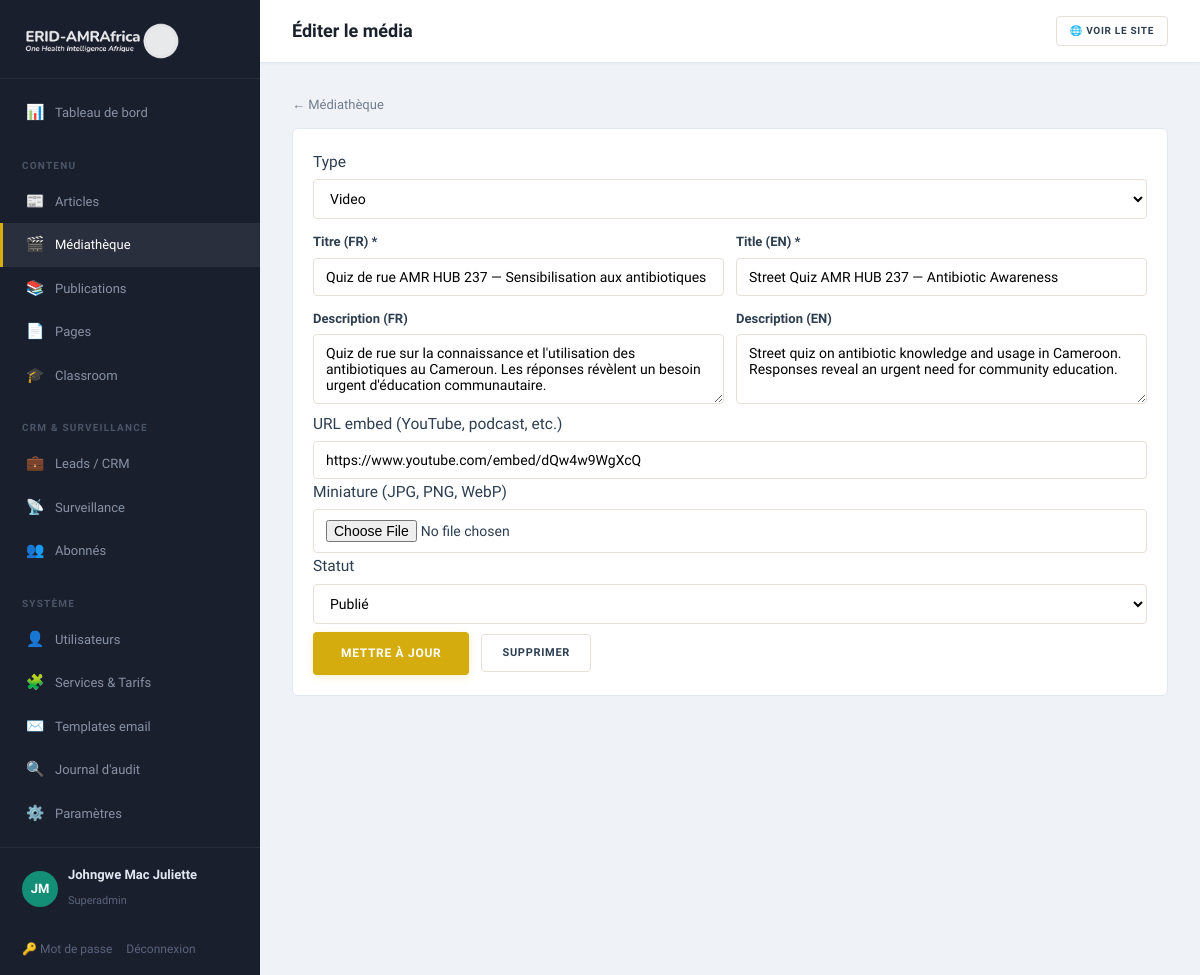
Screenshot of /admin/media/1/edit (signed in) with the database file from the repository.
### tables this page shows
CREATE TABLE media_items (
    id              INT UNSIGNED AUTO_INCREMENT PRIMARY KEY,
    type            ENUM('video','comic','podcast','image') NOT NULL,
    sub_type        VARCHAR(40)     NULL,
    title_fr        VARCHAR(255)    NOT NULL,
    title_en        VARCHAR(255)    NOT NULL,
    description_fr  TEXT            NULL,
    description_en  TEXT            NULL,
    embed_url       VARCHAR(500)    NULL,             
    thumbnail       VARCHAR(255)    NULL,
    status          ENUM('draft','published') NOT NULL DEFAULT 'published',
    created_at      DATETIME        NOT NULL DEFAULT CURRENT_TIMESTAMP
);

### app/Core/View.php (called while the page is built, shortened)
<?php
final class View
{
    public static function render(string $template, array $data = [], string $layout = 'public'): void
    {
        $root = Config::get('root');
        extract($data, EXTR_SKIP);
        require $root . '/app/Views/' . $template . '.php';
    }
    public static function e(?string $s): string
    {
        return htmlspecialchars((string) $s, ENT_QUOTES, 'UTF-8');
    }
}

### app/Core/Controller.php (called while the page is built, shortened)
<?php
abstract class Controller
{
    protected function view(string $template, array $data = [], string $layout = 'public'): void
    {
        View::render($template, $data, $layout);
    }
}

### app/Controllers/Admin/MediaController.php (called while the page is built, shortened)
<?php
final class MediaController extends Controller
{
    public function edit(string $id): void
    {
        $item = Database::one('SELECT * FROM media_items WHERE id = ?', [(int) $id]);
        $this->view('admin/media_form', ['title' => 'Éditer le média', 'item' => $item], 'admin');
    }
}

### public/index.php (called while the page is built, shortened)
<?php
spl_autoload_register(function (string $class): void {
    $path = APP_ROOT . '/app/' . str_replace('\\', '/', substr($class, 4)) . '.php';
});
$router = new Router();
$router->dispatch($_SERVER['REQUEST_METHOD'], $_SERVER['REQUEST_URI']);

### app/Core/Config.php (called while the page is built, shortened)
<?php
final class Config
{
    private static array $data = [];
    public static function load(string $root): void
    {
        $env = [];
        self::$data = [
            'app' => [
                'name'   => $env['APP_NAME']   ?? 'ERID-AMRAfrica',
                'env'    => $env['APP_ENV']    ?? 'production',
                'url'    => $env['APP_URL']    ?? 'http://localhost:8080',
                'locale' => $env['APP_LOCALE'] ?? 'fr',
            ],
            'db' => [
                'host' => $env['DB_HOST'] ?? '127.0.0.1',
                'port' => $env['DB_PORT'] ?? '3306',
                'name' => $env['DB_NAME'] ?? 'erid_amrafrica',
                'user' => $env['DB_USER'] ?? 'root',
                'pass' => $env['DB_PASS'] ?? '',
            ],
            'mail' => [
                'from'      => $env['MAIL_FROM'] ?? 'consulting@erid-amrafrica.org',
                'from_name' => $env['MAIL_FROM_NAME'] ?? 'ERID-AMRAfrica',
            ],
            'root' => $root,
        ];
    }
    public static function get(string $key): mixed
    {
        return self::$data[$key] ?? null;
    }
}

### app/Core/Database.php (called while the page is built, shortened)
<?php
final class Database
{
    private static ?PDO $pdo = null;
    public static function pdo(): PDO
    {
        if (self::$pdo === null) {
            $cfg = Config::get('db');
            $dsn = sprintf(
                'mysql:host=%s;port=%s;dbname=%s;charset=utf8mb4',
                $cfg['host'], $cfg['port'], $cfg['name']
            );
            try {
                self::$pdo = new PDO($dsn, $cfg['user'], $cfg['pass'], [
                    PDO::ATTR_ERRMODE            => PDO::ERRMODE_EXCEPTION,
                    PDO::ATTR_DEFAULT_FETCH_MODE => PDO::FETCH_ASSOC,
                    PDO::ATTR_EMULATE_PREPARES   => false,
                    PDO::MYSQL_ATTR_INIT_COMMAND => "SET NAMES utf8mb4 COLLATE utf8mb4_unicode_ci",
                ]);
            } catch (PDOException $e) {
                http_response_code(500);
                exit('Database connection failed.');
            }
        }
        return self::$pdo;
    }
    public static function one(string $sql, array $params = []): ?array
    {
        $stmt = self::pdo()->prepare($sql);
        $stmt->execute($params);
        $row = $stmt->fetch();
        return $row ?: null;
    }
}

### app/Core/Csrf.php (called while the page is built, shortened)
<?php
final class Csrf
{
    public static function token(): string
    {
        return $_SESSION['csrf'];
    }
}

### app/Views/admin/media_form.php (the view, shortened to what this page needs)
<?php
$e = fn($s) => View::e($s);
$m = $item ?? null;
?>
<a class="back" href="/admin/media">← Médiathèque</a>
<div class="panel">
  <form method="post" action="<?= $m ? '/admin/media/'.(int)$m['id'] : '/admin/media' ?>" enctype="multipart/form-data">
    <label>Type
      <select name="type">
        <?php foreach (['video','comic','podcast','image'] as $t): ?>
          <option value="<?= $t ?>" <?= ($m && $m['type'] === $t) ? 'selected' : '' ?>><?= ucfirst($t) ?></option>
        <?php endforeach; ?>
      </select>
    </label>
    <div class="form-grid">
      <label>Titre (FR) *<input type="text" name="title_fr" required value="<?= $e($m['title_fr'] ?? '') ?>"></label>
      <label>Title (EN) *<input type="text" name="title_en" required value="<?= $e($m['title_en'] ?? '') ?>"></label>
    </div>
    <div class="form-grid">
      <label>Description (FR)<textarea name="description_fr" rows="3"><?= $e($m['description_fr'] ?? '') ?></textarea></label>
      <label>Description (EN)<textarea name="description_en" rows="3"><?= $e($m['description_en'] ?? '') ?></textarea></label>
    </div>
    <label>URL embed (YouTube, podcast, etc.)
      <input type="url" name="embed_url" value="<?= $e($m['embed_url'] ?? '') ?>" placeholder="https://www.youtube.com/embed/...">
    </label>
    <label>Miniature (JPG, PNG, WebP)
      <input type="file" name="thumbnail" accept="image/jpeg,image/png,image/webp">
    </label>
    <label>Statut
      <select name="status">
        <option value="published" <?= ($m && $m['status'] === 'published') ? 'selected' : '' ?>>Publié</option>
      </select>
    </label>
    <div style="display:flex;gap:12px;align-items:center;margin-top:8px">
      <button class="btn btn-gold lg" type="submit"><?= $m ? 'Mettre à jour' : 'Enregistrer' ?></button>
      <?php if ($m): ?>
        <a href="/admin/media/<?= (int)$m['id'] ?>/delete" class="btn btn-ghost"
           onclick="event.preventDefault();if(confirm('Supprimer ce m\u00e9dia ?')){const f=document.createElement('form');f.method='POST';f.action=this.href;const t=document.createElement('input');t.type='hidden';t.name='_csrf';t.value='<?= $e(\App\Core\Csrf::token()) ?>';f.appendChild(t);document.body.appendChild(f);f.submit();}">Supprimer</a>
      <?php endif; ?>
    </div>
  </form>
</div>

### app/Core/Router.php (shortened to what this page needs)
<?php
final class Router
{
    private array $routes = ['GET' => [], 'POST' => []];
    public function get(string $path, callable|array $handler): void
    {
        $this->routes['GET'][$this->normalize($path)] = $handler;
    }
    public function post(string $path, callable|array $handler): void
    {
        $this->routes['POST'][$this->normalize($path)] = $handler;
    }
    private function normalize(string $path): string
    {
        return '/' . trim($path, '/');
    }
    public function dispatch(string $method, string $uri): void
    {
        $path = $this->normalize(parse_url($uri, PHP_URL_PATH) ?: '/');
        foreach ($this->routes[$method] ?? [] as $route => $handler) {
            $pattern = '#^' . preg_replace('#\{[a-zA-Z_]+\}#', '([^/]+)', $route) . '$#';
            if (preg_match($pattern, $path, $m)) {
                array_shift($m);
                $this->invoke($handler, $m);
                return;
            }
        }
    }
    private function invoke(callable|array $handler, array $args): void
    {
        if (is_array($handler)) {
            [$class, $method] = $handler;
            (new $class())->{$method}(...$args);
            return;
        }
    }
}

### public/assets/css/app.css (style rules this page uses)
:root { --navy:#1B4F72;--navy-d:#154360;--navy-l:#2E86C1; --teal:#148F77;--teal-d:#0E6655;--teal-l:#1ABC9C; --gold:#D4AC0D;--gold-d:#B7950B;--gold-l:#F4D03F; --green:#27AE60;--green-d:#1E8449;--green-l:#58D68D; --burgundy:#78281F;--burgundy-d:#5B1F18; --red:#CB4335;--warm:#F8F4EF; --accent:#148F77; --c-spillover:#1B4F72;--c-amr:#148F77;--c-policy:#D4AC0D;--c-tech:#27AE60; --ink:#2C3E50;--muted:#717D8A;--light:#A6ACAF; --bg:#FCFAF7;--bg-alt:#F4F0EB;--card:#fff;--line:#E5E0D8; --font-d:'Merriweather',Georgia,serif; --font-b:'Source Sans 3','Source Sans Pro',system-ui,sans-serif; --w:1140px; --radius:10px;--radius-sm:6px;--radius-xs:4px; --shadow:0 2px 12px rgba(44,62,80,.05); --shadow-lg:0 8px 28px rgba(44,62,80,.08); --shadow-hover:0 6px 24px rgba(44,62,80,.1); }
*,*::before,*::after { box-sizing:border-box }
html { overflow-x:hidden }
body { margin:0;font-family:var(--font-b);color:var(--ink);background:var(--bg);line-height:1.7;font-size:15.5px;-webkit-font-smoothing:antialiased;overflow-x:hidden }
a { color:var(--ink);text-decoration:none;transition:color .25s }
.btn { display:inline-flex;align-items:center;justify-content:center;gap:6px;padding:10px 20px;font-weight:700;border:none;cursor:pointer;font-size:11px;font-family:var(--font-b);text-transform:uppercase;letter-spacing:.7px;transition:all .25s;line-height:1.4;border-radius:var(--radius-xs);position:relative }
.btn.lg { padding:13px 28px;font-size:12px }
.btn-gold { background:var(--gold);color:#fff;box-shadow:0 2px 8px rgba(212,172,13,.2) }
.btn-ghost { background:#fff;border:1px solid var(--line);color:var(--ink) }
.intake-form label,.form-grid label { display:block;font-weight:600;color:var(--ink);margin:12px 0 0;font-size:13px }
.intake-form input,.intake-form textarea,.intake-form select,.form-grid input,.form-grid textarea,.form-grid select,.panel input,.panel textarea,.panel select { width:100%;padding:10px 12px;border:1px solid var(--line);border-radius:var(--radius-xs);font-family:inherit;font-size:14px;margin-top:4px;background:#fff;transition:border .25s }
.form-grid { display:grid;grid-template-columns:1fr 1fr;gap:12px }
.back { display:inline-flex;align-items:center;gap:5px;margin-bottom:12px;color:var(--muted);font-size:13px;font-weight:500 }
body.admin { display:flex;background:#EFF2F7;font-family:var(--font-b);min-height:100vh }
.panel { background:#fff;border:1px solid #E2E8F0;padding:0;margin-bottom:18px;border-radius:var(--radius-sm);overflow:hidden }
.panel > form,.panel > dl,.panel > div:not(.panel__head):not(.dash-mini-list) { padding:20px }

### rows the page displays
media_items: type "Video", title_fr "Quiz de rue AMR HUB 237 — Sensibilisation aux antibiotiques", title_en "Street Quiz AMR HUB 237 — Antibiotic Awareness", description_fr "Quiz de rue sur la connaissance et l'utilisation des antibiotiques au Cameroun. Les réponses révèlent un besoin urgent d'éducation communautaire.", description_en "Street quiz on antibiotic knowledge and usage in Cameroon. Responses reveal an urgent need for community education.", embed_url "https://www.youtube.com/embed/dQw4w9WgXcQ", status "Publié"
